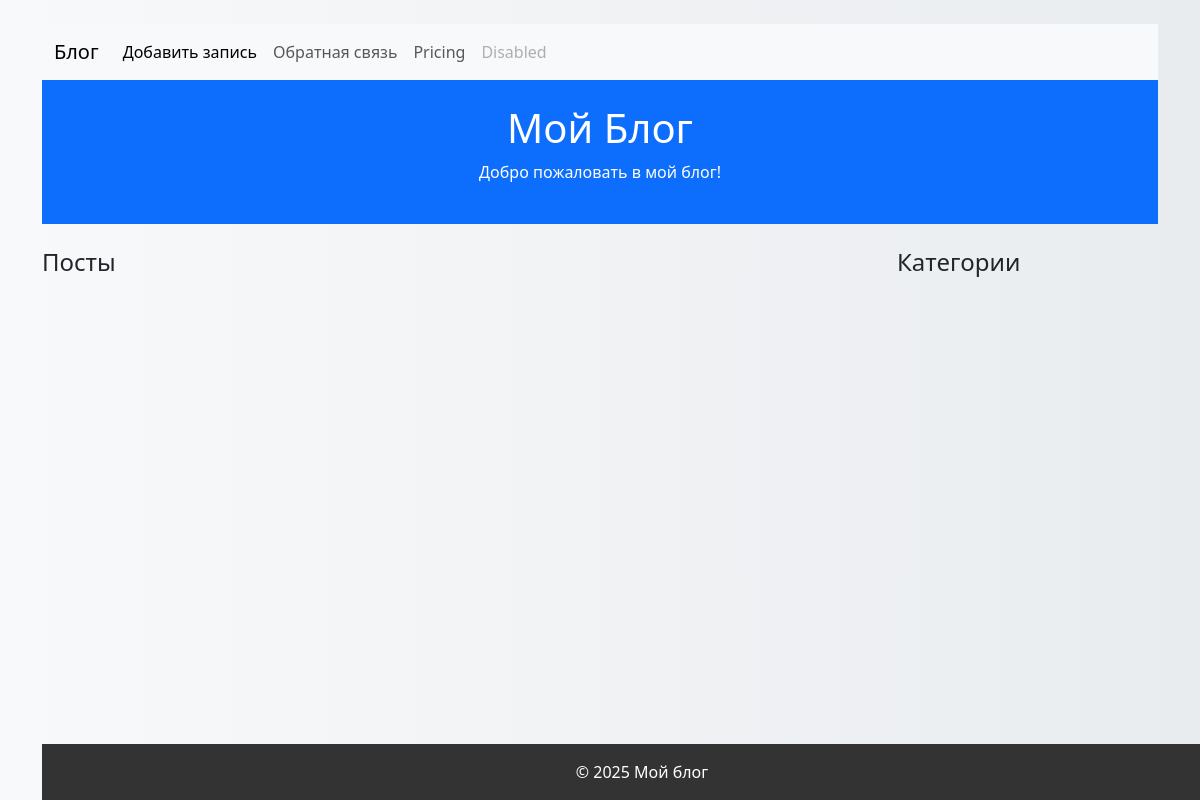
The page /?category=2 on the database as committed earlier.
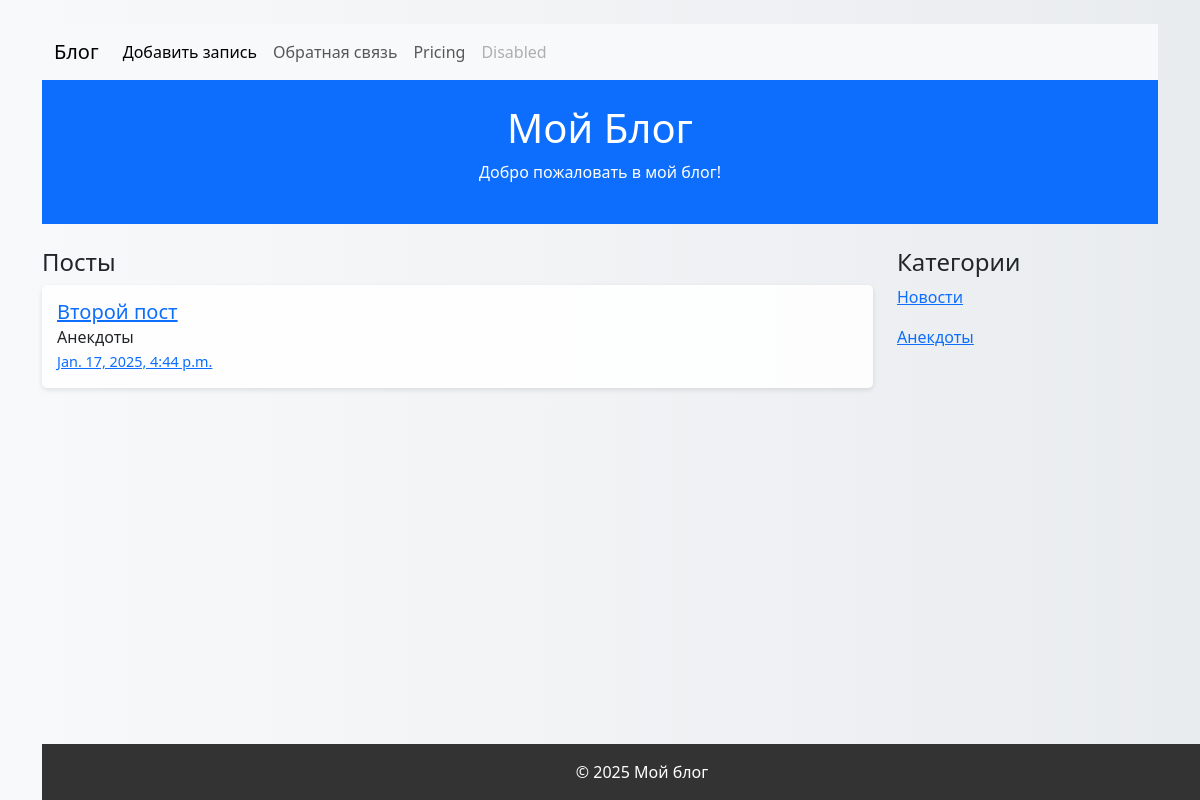
The same page on the database as committed later.
### core/models.py (models this page shows, shortened)
class Post(models.Model):
     title = models.CharField(max_length=255, verbose_name='Заголовок')
     text = models.TextField(max_length=255, verbose_name='Текст')
     created_date = models.DateTimeField(auto_now_add=True, verbose_name='Дата создания')
     category = models.ForeignKey(PostCategory, blank=True, null=True, on_delete=models.SET_NULL, verbose_name='Категория')
     class Meta:
        verbose_name = 'Пост'
        verbose_name_plural = 'Посты'
        ordering = ['-created_date']

class PostCategory(models.Model):
    title = models.CharField(max_length=255, verbose_name='Название')
    class Meta:
        verbose_name = 'Категория'
        verbose_name_plural = 'Категории'
    def __str__(self):
        return self.title

### core/views.py (the view)
# urls.py: path('', views.main, name='main'),
def main (request):
    posts = Post.objects.all()
    category = request.GET.get('category')
    if category:
        posts = posts.filter(category__id=category)
    categories = PostCategory.objects.all()
    return render(request, 'index.html', {'posts': posts, 'categories': categories})

### templates/index.html
{% extends 'base.html' %}
{% block content %}
<div class="row mt-4">
        <div class="col-md-9">
            <h4>Посты</h4>
            {% for post in posts %}
            <div class="list-group">
                <div class="post-item">
                    <h5 class="mb-1"><a href="{% url 'post_detail' post.id %}">{{post.title}}</a></h5>
                    <h6 class="mb-1">
                        {% if post.category %}
                         {{post.category}}
                        {% endif %}
                    </h6>
                    <div class="post-date"><a href="{% url 'post_detail' post.id %}">{{post.created_date}}</a></div>
                </div>
            </div>
            {% endfor %}
        </div>
        <div class="col-md-3">
            <h4>Категории</h4>
            {% for category in categories %}
            <p><a href="?category={{ category.id }}">{{ category.title}}</a></p>
            {% endfor %}
        </div>
</div>
{% endblock %}

Rows that differ between the two databases and show on the page:
now on this page (row edited): Post: title "Второй пост", category "Анекдоты", created_date "Jan. 17, 2025, 4:44 p.m."
added PostCategory: title "Новости"
added PostCategory: title "Анекдоты"
